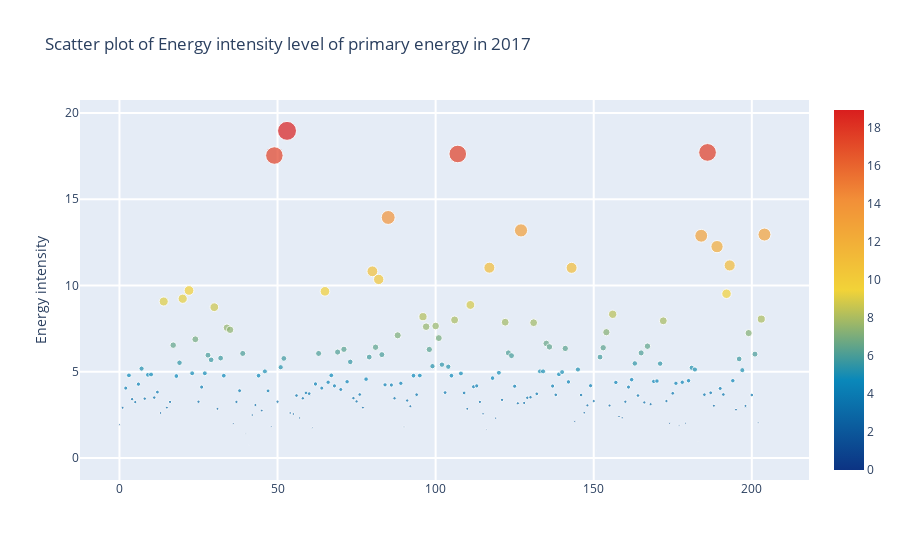

The cell this chart's notebook holds for it:
### Code cell
l=[]
trace0= go.Scatter(
        y= data['2017'],
        mode= 'markers',
        name='Energy intensity',
        marker= dict(size= data['2017'].values,
                    line= dict(width=1),
                    color= data['2017'].values,
                    opacity= 0.7,
                    colorscale='Portland',
                    showscale=True),
        text= data['GeoAreaName'].values) # The hover text goes here... 
l.append(trace0);

layout= go.Layout(
    title= 'Scatter plot of Energy intensity level of primary energy in 2017',
    hovermode= 'closest',
    xaxis= dict(
#        title= 'Pop',
        ticklen= 5,
        zeroline= False,
        gridwidth= 2,
    ),
    yaxis=dict(
        title= 'Energy intensity',
        ticklen= 5,
        gridwidth= 2,
    ),
    showlegend= False,
)
fig= go.Figure(data=l, layout=layout)
py.iplot(fig)

### Figure 1 — Plotly figure (JSON) as saved in the notebook; plotly's stock layout.template omitted (floating-point values rounded to 4 significant figures; data arrays with more than 128 entries replaced by an {"elided": "..."} marker saying what was removed)
{"data": [{"marker": {"color": {"elided": "205 float values"}, "colorscale": [[0, "rgb(12,51,131)"], [0.25, "rgb(10,136,186)"], [0.5, "rgb(242,211,56)"], [0.75, "rgb(242,143,56)"], [1, "rgb(217,30,30)"]], "line": {"width": 1}, "opacity": 0.7, "showscale": true, "size": {"elided": "205 float values"}}, "mode": "markers", "name": "Energy intensity", "text": {"elided": "205 str values"}, "type": "scatter", "y": {"elided": "205 float values"}}], "layout": {"hovermode": "closest", "showlegend": false, "title": {"text": "Scatter plot of Energy intensity level of primary energy in 2017"}, "xaxis": {"gridwidth": 2, "ticklen": 5, "zeroline": false}, "yaxis": {"gridwidth": 2, "ticklen": 5, "title": {"text": "Energy intensity"}}}}
